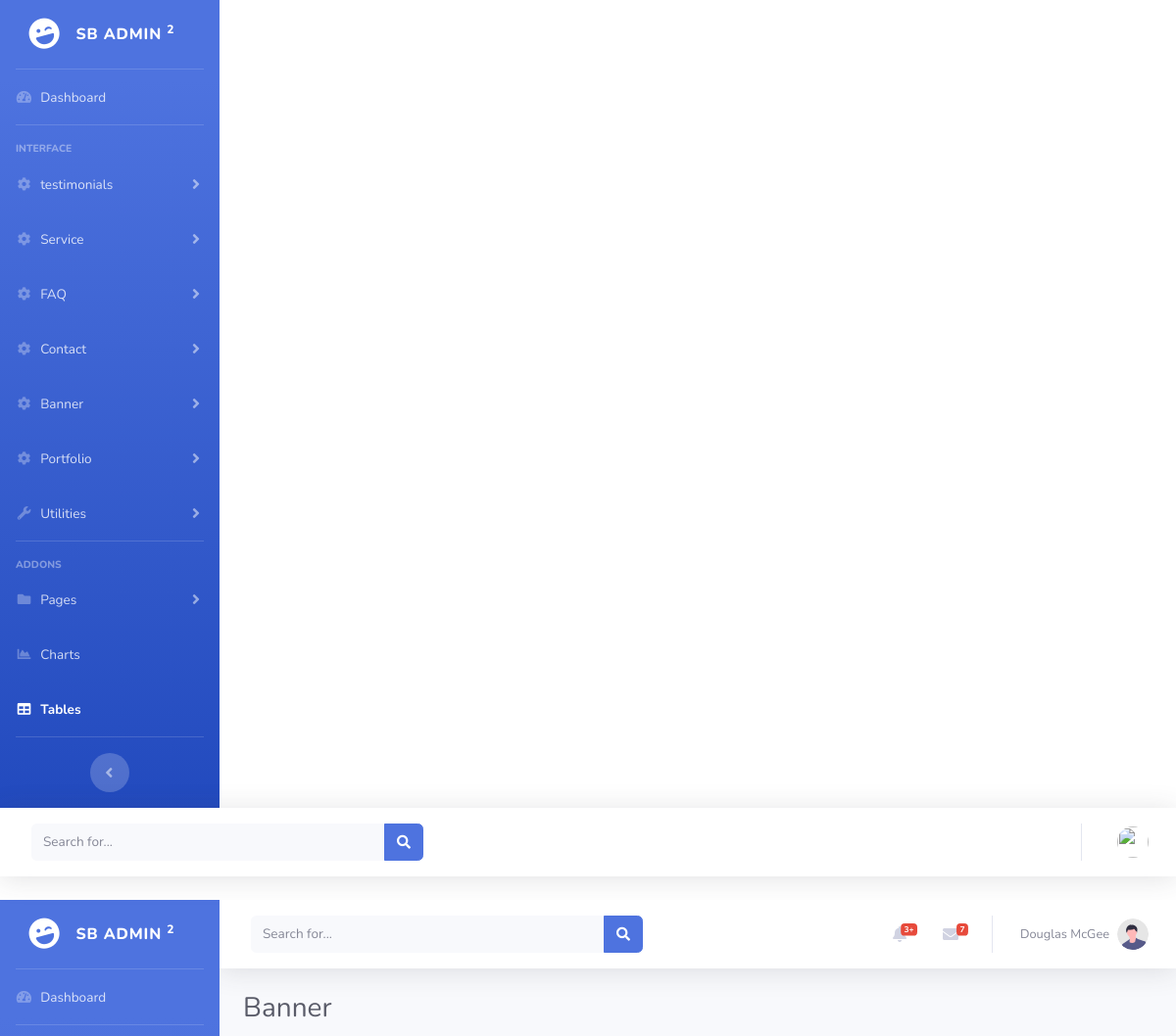
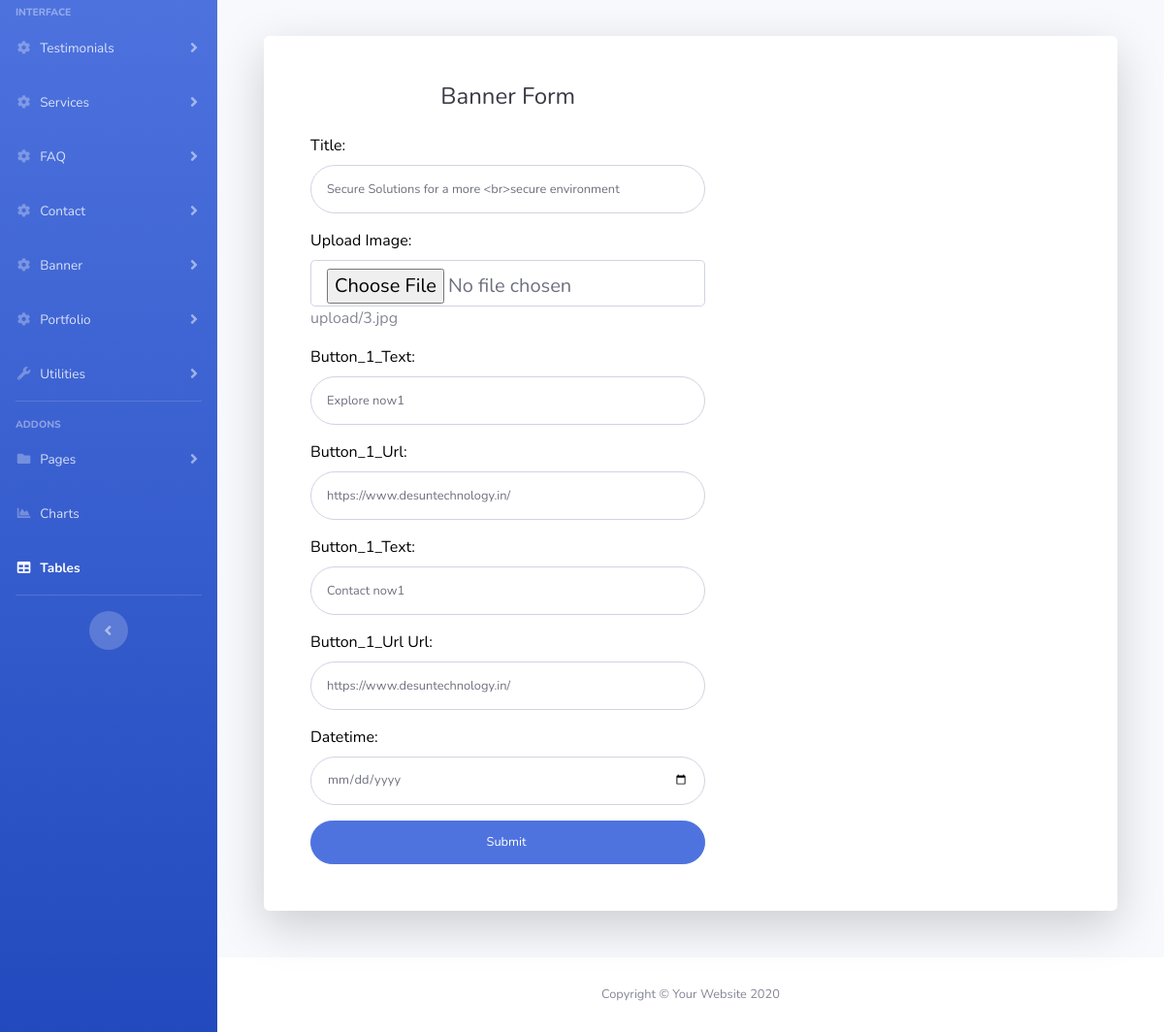
The page /project/admin/edit_banner.php?id=5 on the database its author committed (2 pictures, top to bottom).
### tables this page shows
CREATE TABLE `banner` (
  `banner_id` int(11) NOT NULL,
  `title` text NOT NULL,
  `image` varchar(255) DEFAULT NULL,
  `btn_1_text` varchar(100) NOT NULL,
  `btn_1_url` text DEFAULT NULL,
  `btn_2_text` varchar(100) NOT NULL,
  `btn_2_url` text DEFAULT NULL,
  `create_at` datetime NOT NULL DEFAULT current_timestamp(),
  `update_at` timestamp NOT NULL DEFAULT current_timestamp() ON UPDATE current_timestamp()
);

### project/admin/edit_banner.php (the view, shortened to what this page needs)
<?php include("include/master.php");
$id = isset($_GET['id']) ? $_GET['id'] : '';
if ($id) {
  $sql = "SELECT * FROM `banner` WHERE banner_id = $id";
  $result = mysqli_query($conn, $sql);
  $row = mysqli_fetch_assoc($result);
}
?>
<!DOCTYPE html>
<html lang="en">
<head>
  <link href="vendor/fontawesome-free/css/all.min.css" rel="stylesheet" type="text/css">
  <link href="assets/css/sb-admin-2.min.css" rel="stylesheet">
  <link href="vendor/datatables/dataTables.bootstrap4.min.css" rel="stylesheet">
</head>
<body id="page-top">
  <div id="wrapper">
    <ul class="navbar-nav bg-gradient-primary sidebar sidebar-dark accordion" id="accordionSidebar">
      <a class="sidebar-brand d-flex align-items-center justify-content-center" href="index.html">
        <div class="sidebar-brand-icon rotate-n-15">
          <i class="fas fa-laugh-wink"></i>
        </div>
        <div class="sidebar-brand-text mx-3">SB Admin <sup>2</sup></div>
      </a>
      <hr class="sidebar-divider my-0">
      <li class="nav-item">
        <a class="nav-link" href="index.html">
          <i class="fas fa-fw fa-tachometer-alt"></i>
          <span>Dashboard</span></a>
      </li>
      <hr class="sidebar-divider">
      <div class="sidebar-heading">
        Interface
      </div>
      <li class="nav-item">
        <a class="nav-link collapsed" href="#" data-toggle="collapse" data-target="#collapseTwo" aria-expanded="true" aria-controls="collapseTwo">
          <i class="fas fa-fw fa-cog"></i>
          <span>Testimonials</span>
        </a>
      </li>
      <li class="nav-item">
        <a class="nav-link collapsed" href="#" data-toggle="collapse" data-target="#collapseT" aria-expanded="true" aria-controls="collapseTwo">
          <i class="fas fa-fw fa-cog"></i>
          <span>Services</span>
        </a>
      </li>
      <li class="nav-item">
        <a class="nav-link collapsed" href="#" data-toggle="collapse" data-target="#faq" aria-expanded="true" aria-controls="collapseTwo">
          <i class="fas fa-fw fa-cog"></i>
          <span>FAQ</span>
        </a>
      </li>
      <li class="nav-item">
        <a class="nav-link collapsed" href="#" data-toggle="collapse" data-target="#Contact" aria-expanded="true" aria-controls="collapseTwo">
          <i class="fas fa-fw fa-cog"></i>
          <span>Contact</span>
        </a>
      </li>
      <li class="nav-item">
        <a class="nav-link collapsed" href="#" data-toggle="collapse" data-target="#banner" aria-expanded="true" aria-controls="collapseTwo">
          <i class="fas fa-fw fa-cog"></i>
          <span>Banner</span>
        </a>
      </li>
      <li class="nav-item">
        <a class="nav-link collapsed" href="#" data-toggle="collapse" data-target="#port" aria-expanded="true" aria-controls="collapseTwo">
          <i class="fas fa-fw fa-cog"></i>
          <span>Portfolio</span>
        </a>
      </li>
      <li class="nav-item">
        <a class="nav-link collapsed" href="#" data-toggle="collapse" data-target="#collapseUtilities" aria-expanded="true" aria-controls="collapseUtilities">
          <i class="fas fa-fw fa-wrench"></i>
          <span>Utilities</span>
        </a>
      </li>
      <hr class="sidebar-divider">
      <div class="sidebar-heading">
        Addons
      </div>
      <li class="nav-item">
        <a class="nav-link collapsed" href="#" data-toggle="collapse" data-target="#collapsePages" aria-expanded="true" aria-controls="collapsePages">
          <i class="fas fa-fw fa-folder"></i>
          <span>Pages</span>
        </a>
      </li>
      <li class="nav-item">
        <a class="nav-link" href="charts.html">
          <i class="fas fa-fw fa-chart-area"></i>
          <span>Charts</span></a>
      </li>
      <li class="nav-item active">
        <a class="nav-link" href="tables.html">
          <i class="fas fa-fw fa-table"></i>
          <span>Tables</span></a>
      </li>
      <hr class="sidebar-divider d-none d-md-block">
      <div class="text-center d-none d-md-inline">
        <button class="rounded-circle border-0" id="sidebarToggle"></button>
      </div>
    </ul>
    <div id="content-wrapper" class="d-flex flex-column">
      <div id="content">
        <nav class="navbar navbar-expand navbar-light bg-white topbar mb-4 static-top shadow">
          <form class="d-none d-sm-inline-block form-inline mr-auto ml-md-3 my-2 my-md-0 mw-100 navbar-search">
            <div class="input-group">
              <input type="text" class="form-control bg-light border-0 small" placeholder="Search for..." aria-label="Search" aria-describedby="basic-addon2">
              <div class="input-group-append">
                <button class="btn btn-primary" type="button">
                  <i class="fas fa-search fa-sm"></i>
                </button>
              </div>
            </div>
          </form>
          <ul class="navbar-nav ml-auto">
            <li class="nav-item dropdown no-arrow mx-1">
              <a class="nav-link dropdown-toggle" href="#" id="alertsDropdown" role="button" data-toggle="dropdown" aria-haspopup="true" aria-expanded="false">
                <i class="fas fa-bell fa-fw"></i>
                <span class="badge badge-danger badge-counter">3+</span>
              </a>
            </li>
            <li class="nav-item dropdown no-arrow mx-1">
              <a class="nav-link dropdown-toggle" href="#" id="messagesDropdown" role="button" data-toggle="dropdown" aria-haspopup="true" aria-expanded="false">
                <i class="fas fa-envelope fa-fw"></i>
                <span class="badge badge-danger badge-counter">7</span>
              </a>
            </li>
            <li class="nav-item dropdown no-arrow">
              <a class="nav-link dropdown-toggle" href="#" id="userDropdown" role="button" data-toggle="dropdown" aria-haspopup="true" aria-expanded="false">
                <span class="mr-2 d-none d-lg-inline text-gray-600 small">Douglas McGee</span>
                <img class="img-profile rounded-circle" src="img/undraw_profile.svg">
              </a>
            </li>
          </ul>
        </nav>
        <div class="container-fluid">
          <h1 class="h3 mb-2 text-gray-800">Banner</h1>
          <div class="container">
            <div class="card o-hidden border-0 shadow-lg my-5">
              <div class="card-body p-0">
                <div class="row">
                  <div class="col-lg-7">
                    <div class="p-5">
                      <div class="text-center">
                        <h1 class="h4 text-gray-900 mb-4">Banner Form</h1>
                      </div>
                      <form class="user" action="" method="post" enctype="multipart/form-data">
                        <div class="form-group ">
                          <label for="exampleFormControlTitle" class="form-label">Title:</label>
                          <input type="text" class="form-control form-control-user" value="<?= isset($row['title']) ? $row['title'] : ""; ?> " name="title" id="title" placeholder="title">
                        </div>
                        <div class="form-group">
                          <label for="formFileLg" class="form-label">Upload Image:</label>
                          <input class="form-control form-control-lg" id="formFileLg" type="file" name="image">
                          <?php if (isset($row['image'])) { ?>
                            <?php print_r($row['image']); ?>
                          <?php } ?>
                        </div>
                        <div class="form-group ">
                          <label for="exampleFormControlTitle" class="form-label">Button_1_Text:</label>
                          <input type="text" class="form-control form-control-user" value="<?= isset($row['btn_1_text']) ? $row['btn_1_text'] : ""; ?> " id="btn_1_text " name="btn_1_text" placeholder="btn_1_text ">
                        </div>
                        <div class="form-group ">
                          <label for="exampleFormControlTitle" class="form-label">Button_1_Url:</label>
                          <input type="text" class="form-control form-control-user" value="<?= isset($row['btn_1_url']) ? $row['btn_1_url'] : ""; ?> " id="btn_1_url " name="btn_1_url" placeholder="btn_1_url  ">
                        </div>
                        <div class="form-group ">
                          <label for="exampleFormControlTitle" class="form-label">Button_1_Text:</label>
                          <input type="text" class="form-control form-control-user" value="<?= isset($row['btn_2_text']) ? $row['btn_2_text'] : ""; ?> " id="btn_2_text  " name="btn_2_text" placeholder="btn_2_text  ">
                        </div>
                        <div class="form-group ">
                          <label for="exampleFormControlTitle" class="form-label">Button_1_Url Url:</label>
                          <input type="text" class="form-control form-control-user" value="<?= isset($row['btn_2_url']) ? $row['btn_2_url'] : ""; ?> " id="btn_1_text " name="btn_2_url" placeholder="btn_1_url  ">
                        </div>
                        <div class="form-group ">
                          <label for="exampleFormControlTitle" class="form-label">Datetime:</label>
                          <input type="date" class="form-control form-control-user" value="" id="date" name="date" placeholder="">
                        </div>
                        <input type="submit" class="btn btn-primary btn-user btn-block" name="update" value="Submit ">
                      </form>
                    </div>
                  </div>
                </div>
              </div>
            </div>
          </div>
        </div>
      </div>
      <footer class="sticky-footer bg-white">
        <div class="container my-auto">
          <div class="copyright text-center my-auto">
            <span>Copyright &copy; Your Website 2020</span>
          </div>
        </div>
      </footer>
    </div>
  </div>
</body>
</html>

### project/admin/edit_banner.php (style rules this page uses)
label { color: black; }

### rows shown on the page
banner: title "Secure Solutions for a more <br>secure environment", image "upload/3.jpg", btn_1_text "Explore now1", btn_1_url "https://www.desuntechnology.in/", btn_2_text "Contact now1", btn_2_url "https://www.desuntechnology.in/"
